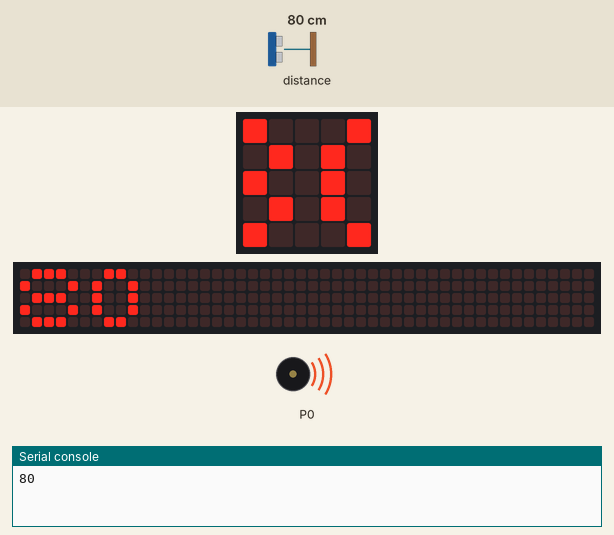
Simulated run of this program. Board: BBC micro:bit (MakeCode). On the bench: the board's 5×5 LED display, a strip that is not on the board, showing the scrolling text unrolled, buzzer (waves = sounding), the last lines printed to the serial console. Inputs (shaded band) come from the test bench; at power-on: distance to the obstacle 80 cm. The 48×5 strip is a reading aid, not a part: it shows the text the display is scrolling, unrolled, one strip-width of it at a time.

Above: at 1.28 s.
1.3 s: distance to the obstacle set to 2 cm
At 5.1 s:
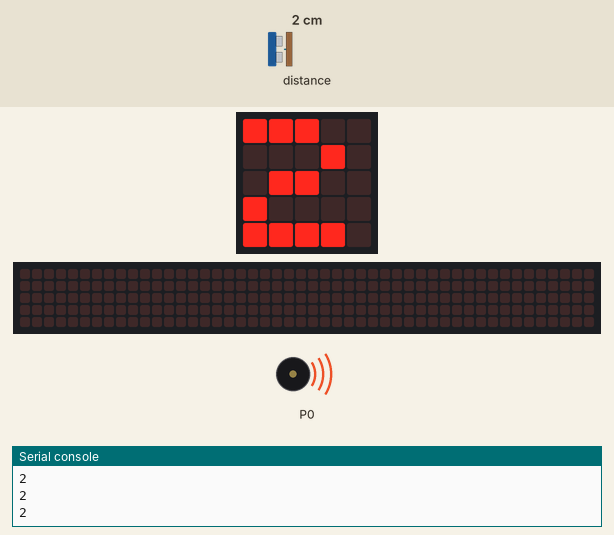
5.5 s: distance to the obstacle set to 18 cm
At 5.89 s:
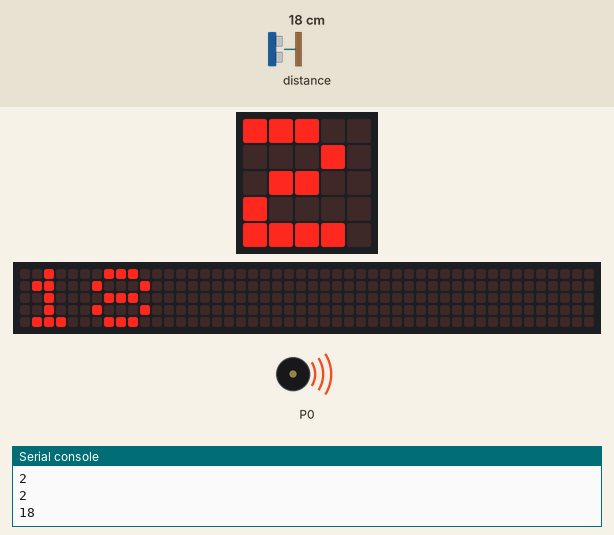
7.3 s: distance to the obstacle set to 4 cm
At 9.3 s:
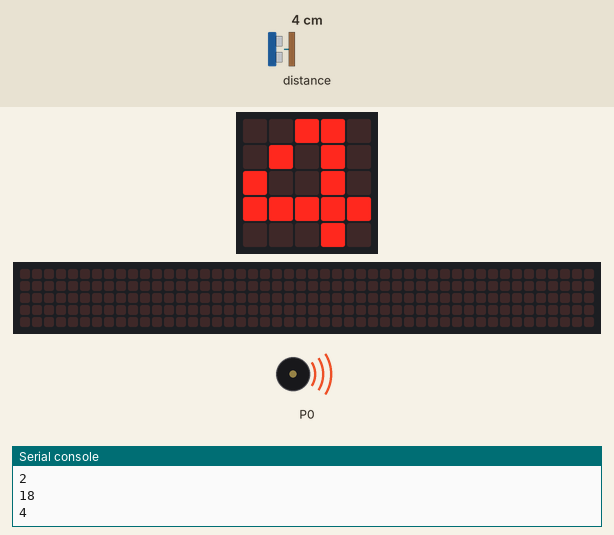
Timing chart, 0 to 15.6 s (numbered marks = the images above; inputs shaded):
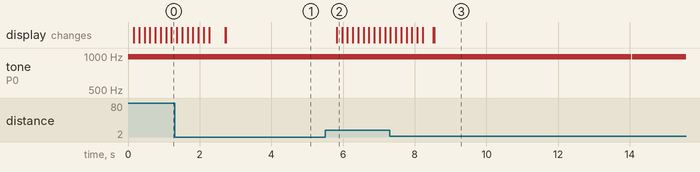

Measured:
- after the input at 5.5 s, the display: changes after 0.32 s (image 2)

The program:

main.ts
```typescript
music.setVolume(500)
basic.forever(function () {
    serial.writeLine("" + (sonar.ping(
    DigitalPin.P1,
    DigitalPin.P2,
    PingUnit.Centimeters
    )))
    basic.showNumber(sonar.ping(
    DigitalPin.P1,
    DigitalPin.P2,
    PingUnit.Centimeters
    ))
})
basic.forever(function () {
    music.playTone(988, music.beat(BeatFraction.Breve))
    music.playTone(988, music.beat(BeatFraction.Breve))
    music.playTone(988, music.beat(BeatFraction.Breve))
    music.playTone(988, music.beat(BeatFraction.Breve))
    music.playTone(988, music.beat(BeatFraction.Breve))
    music.playTone(988, music.beat(BeatFraction.Breve))
    music.playTone(988, music.beat(BeatFraction.Breve))
})
```

test.ts
```typescript
// 在這裡測試；當此封包作為擴充功能時，將不會編譯此內容。
```
